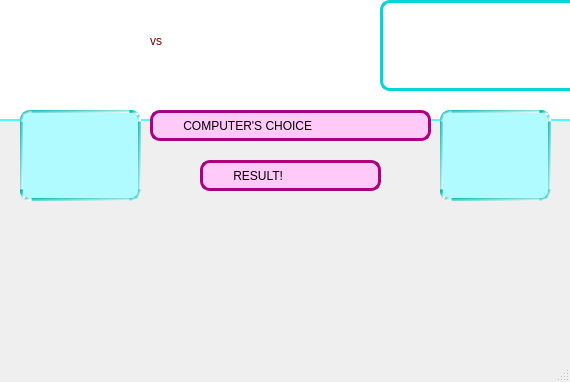
<?xml version="1.0" encoding="UTF-8"?>
<ui version="4.0">
 <class>MainWindow</class>
 <widget class="QMainWindow" name="MainWindow">
  <property name="geometry">
   <rect>
    <x>0</x>
    <y>0</y>
    <width>570</width>
    <height>382</height>
   </rect>
  </property>
  <property name="windowTitle">
   <string>RPS</string>
  </property>
  <widget class="QWidget" name="centralwidget">
   <widget class="QLabel" name="label">
    <property name="geometry">
     <rect>
      <x>380</x>
      <y>0</y>
      <width>201</width>
      <height>91</height>
     </rect>
    </property>
    <property name="styleSheet">
     <string notr="true">
border: 3px solid rgb(0, 214, 214);
border-radius:10px;</string>
    </property>
    <property name="text">
     <string/>
    </property>
    <property name="pixmap">
     <pixmap>../Desktop/rps.png</pixmap>
    </property>
    <property name="scaledContents">
     <bool>true</bool>
    </property>
   </widget>
   <widget class="QLabel" name="label_2">
    <property name="geometry">
     <rect>
      <x>-260</x>
      <y>-20</y>
      <width>871</width>
      <height>141</height>
     </rect>
    </property>
    <property name="styleSheet">
     <string notr="true">background-color: rgb(255, 255, 255);
border-bottom: 2px solid rgb(83, 248, 248)</string>
    </property>
    <property name="text">
     <string/>
    </property>
    <property name="pixmap">
     <pixmap>../Desktop/tree.jpg</pixmap>
    </property>
    <property name="scaledContents">
     <bool>true</bool>
    </property>
   </widget>
   <widget class="QLineEdit" name="lineEdit">
    <property name="geometry">
     <rect>
      <x>150</x>
      <y>110</y>
      <width>281</width>
      <height>31</height>
     </rect>
    </property>
    <property name="styleSheet">
     <string notr="true">background-color:rgb(255, 201, 248);
border: 3px solid rgb(170, 0, 127);
border-radius: 10px;
border-radius: 10px;
font: 81 14pt &quot;Rockwell&quot;;
color: black;
padding-left: 5px;</string>
    </property>
    <property name="text">
     <string>       COMPUTER'S CHOICE</string>
    </property>
   </widget>
   <widget class="QLabel" name="label_3">
    <property name="geometry">
     <rect>
      <x>150</x>
      <y>0</y>
      <width>81</width>
      <height>81</height>
     </rect>
    </property>
    <property name="styleSheet">
     <string notr="true">font: 35pt &quot;Ravie&quot;;
color: maroon;</string>
    </property>
    <property name="text">
     <string>vs</string>
    </property>
   </widget>
   <widget class="QLabel" name="label_4">
    <property name="geometry">
     <rect>
      <x>260</x>
      <y>0</y>
      <width>111</width>
      <height>101</height>
     </rect>
    </property>
    <property name="text">
     <string/>
    </property>
    <property name="pixmap">
     <pixmap>traced-comp (1).jpg</pixmap>
    </property>
    <property name="scaledContents">
     <bool>true</bool>
    </property>
   </widget>
   <widget class="QLineEdit" name="lineEdit_2">
    <property name="geometry">
     <rect>
      <x>20</x>
      <y>110</y>
      <width>121</width>
      <height>91</height>
     </rect>
    </property>
    <property name="styleSheet">
     <string notr="true">background-color: rgb(176, 251, 255);
border: 3px solid qlineargradient(spread:pad, x1:0, y1:0, x2:1, y2:1, stop:0 rgba(0, 184, 184, 255), stop:1 rgba(255, 255, 255, 255));
border-radius: 10px;
font: 81 35pt &quot;Rockwell Extra Bold&quot;;
color: black;
padding-left: 20px;
          </string>
    </property>
    <property name="text">
     <string/>
    </property>
   </widget>
   <widget class="QLineEdit" name="lineEdit_3">
    <property name="geometry">
     <rect>
      <x>440</x>
      <y>110</y>
      <width>111</width>
      <height>91</height>
     </rect>
    </property>
    <property name="styleSheet">
     <string notr="true">background-color: rgb(176, 251, 255);
border: 3px solid qlineargradient(spread:pad, x1:0, y1:0, x2:1, y2:1, stop:0 rgba(0, 184, 184, 255), stop:1 rgba(255, 255, 255, 255));
border-radius: 10px;
font: 81 35pt &quot;Rockwell Extra Bold&quot;;
color: black;
padding-left: 20px;
          </string>
    </property>
   </widget>
   <widget class="QLabel" name="label_7">
    <property name="geometry">
     <rect>
      <x>-40</x>
      <y>90</y>
      <width>671</width>
      <height>281</height>
     </rect>
    </property>
    <property name="text">
     <string/>
    </property>
    <property name="pixmap">
     <pixmap>../Desktop/istock.jpg</pixmap>
    </property>
    <property name="scaledContents">
     <bool>true</bool>
    </property>
   </widget>
   <widget class="QPushButton" name="pushButton">
    <property name="geometry">
     <rect>
      <x>70</x>
      <y>220</y>
      <width>111</width>
      <height>111</height>
     </rect>
    </property>
    <property name="styleSheet">
     <string notr="true">border: none;
</string>
    </property>
    <property name="text">
     <string/>
    </property>
    <property name="icon">
     <iconset>
      <normaloff>traced-rock.png</normaloff>traced-rock.png</iconset>
    </property>
    <property name="iconSize">
     <size>
      <width>150</width>
      <height>150</height>
     </size>
    </property>
   </widget>
   <widget class="QPushButton" name="pushButton_2">
    <property name="geometry">
     <rect>
      <x>190</x>
      <y>220</y>
      <width>181</width>
      <height>111</height>
     </rect>
    </property>
    <property name="styleSheet">
     <string notr="true">border: none;</string>
    </property>
    <property name="text">
     <string/>
    </property>
    <property name="icon">
     <iconset>
      <normaloff>traced-paper.jpg</normaloff>traced-paper.jpg</iconset>
    </property>
    <property name="iconSize">
     <size>
      <width>180</width>
      <height>180</height>
     </size>
    </property>
   </widget>
   <widget class="QPushButton" name="pushButton_3">
    <property name="geometry">
     <rect>
      <x>370</x>
      <y>230</y>
      <width>101</width>
      <height>101</height>
     </rect>
    </property>
    <property name="styleSheet">
     <string notr="true">border: none;</string>
    </property>
    <property name="text">
     <string/>
    </property>
    <property name="icon">
     <iconset>
      <normaloff>traced-scissor.jpg</normaloff>traced-scissor.jpg</iconset>
    </property>
    <property name="iconSize">
     <size>
      <width>150</width>
      <height>150</height>
     </size>
    </property>
   </widget>
   <widget class="QLabel" name="label_5">
    <property name="geometry">
     <rect>
      <x>10</x>
      <y>0</y>
      <width>121</width>
      <height>91</height>
     </rect>
    </property>
    <property name="text">
     <string/>
    </property>
    <property name="pixmap">
     <pixmap>traced-he.jpg</pixmap>
    </property>
    <property name="scaledContents">
     <bool>true</bool>
    </property>
   </widget>
   <widget class="QLineEdit" name="lineEdit_4">
    <property name="geometry">
     <rect>
      <x>200</x>
      <y>160</y>
      <width>181</width>
      <height>31</height>
     </rect>
    </property>
    <property name="styleSheet">
     <string notr="true">background-color:rgb(255, 201, 248);
border: 3px solid rgb(170, 0, 127);
border-radius: 10px;
border-radius: 10px;
font: 81 14pt &quot;Rockwell&quot;;
color: black;
padding-left: 5px;</string>
    </property>
    <property name="text">
     <string>       RESULT!</string>
    </property>
   </widget>
   <zorder>label_2</zorder>
   <zorder>label_3</zorder>
   <zorder>label_4</zorder>
   <zorder>label</zorder>
   <zorder>label_7</zorder>
   <zorder>pushButton</zorder>
   <zorder>pushButton_2</zorder>
   <zorder>pushButton_3</zorder>
   <zorder>lineEdit_2</zorder>
   <zorder>lineEdit_3</zorder>
   <zorder>lineEdit</zorder>
   <zorder>label_5</zorder>
   <zorder>lineEdit_4</zorder>
  </widget>
  <widget class="QMenuBar" name="menubar">
   <property name="geometry">
    <rect>
     <x>0</x>
     <y>0</y>
     <width>570</width>
     <height>22</height>
    </rect>
   </property>
  </widget>
  <widget class="QStatusBar" name="statusbar"/>
 </widget>
 <resources/>
 <connections/>
</ui>
